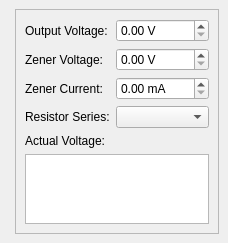
<?xml version="1.0" encoding="UTF-8"?>
<ui version="4.0">
 <class>OAScalerMain</class>
 <widget class="QMainWindow" name="OAScalerMain">
  <property name="geometry">
   <rect>
    <x>0</x>
    <y>0</y>
    <width>228</width>
    <height>242</height>
   </rect>
  </property>
  <property name="windowTitle">
   <string>OAScalerMain</string>
  </property>
  <widget class="QWidget" name="centralwidget">
   <layout class="QHBoxLayout" name="horizontalLayout">
    <item>
     <widget class="Schematic" name="scheme" native="true"/>
    </item>
    <item>
     <widget class="QFrame" name="properties">
      <property name="frameShape">
       <enum>QFrame::StyledPanel</enum>
      </property>
      <property name="frameShadow">
       <enum>QFrame::Raised</enum>
      </property>
      <layout class="QVBoxLayout" name="verticalLayout_2">
       <item>
        <layout class="QVBoxLayout" name="verticalLayout">
         <item>
          <layout class="QFormLayout" name="formLayout">
           <item row="0" column="0">
            <widget class="QLabel" name="voltageLabel">
             <property name="text">
              <string>Output Voltage:</string>
             </property>
            </widget>
           </item>
           <item row="0" column="1">
            <widget class="QDoubleSpinBox" name="outputVoltageSpinBox">
             <property name="suffix">
              <string notr="true"> V</string>
             </property>
            </widget>
           </item>
           <item row="1" column="0">
            <widget class="QLabel" name="label_5">
             <property name="sizePolicy">
              <sizepolicy hsizetype="Fixed" vsizetype="Preferred">
               <horstretch>0</horstretch>
               <verstretch>0</verstretch>
              </sizepolicy>
             </property>
             <property name="text">
              <string>Zener Voltage:</string>
             </property>
            </widget>
           </item>
           <item row="1" column="1">
            <widget class="QDoubleSpinBox" name="zenerVoltageSpinBox">
             <property name="sizePolicy">
              <sizepolicy hsizetype="Minimum" vsizetype="Fixed">
               <horstretch>0</horstretch>
               <verstretch>0</verstretch>
              </sizepolicy>
             </property>
             <property name="suffix">
              <string> V</string>
             </property>
            </widget>
           </item>
           <item row="2" column="0">
            <widget class="QLabel" name="label_4">
             <property name="text">
              <string>Zener Current:</string>
             </property>
            </widget>
           </item>
           <item row="2" column="1">
            <widget class="QDoubleSpinBox" name="zenerCurrentSpinBox">
             <property name="suffix">
              <string> mA</string>
             </property>
            </widget>
           </item>
           <item row="3" column="0">
            <widget class="QLabel" name="label_3">
             <property name="text">
              <string>Resistor Series:</string>
             </property>
            </widget>
           </item>
           <item row="3" column="1">
            <widget class="QComboBox" name="resistorSeriesComboBox"/>
           </item>
           <item row="4" column="0">
            <widget class="QLabel" name="label">
             <property name="text">
              <string>Actual Voltage:</string>
             </property>
            </widget>
           </item>
           <item row="4" column="1">
            <widget class="QLabel" name="actualVoltageLabel">
             <property name="sizePolicy">
              <sizepolicy hsizetype="Fixed" vsizetype="Preferred">
               <horstretch>0</horstretch>
               <verstretch>0</verstretch>
              </sizepolicy>
             </property>
             <property name="text">
              <string>&lt;none&gt;</string>
             </property>
            </widget>
           </item>
          </layout>
         </item>
         <item>
          <widget class="QTextBrowser" name="textBrowser"/>
         </item>
         <item>
          <spacer name="verticalSpacer">
           <property name="orientation">
            <enum>Qt::Vertical</enum>
           </property>
           <property name="sizeHint" stdset="0">
            <size>
             <width>148</width>
             <height>32</height>
            </size>
           </property>
          </spacer>
         </item>
        </layout>
       </item>
      </layout>
     </widget>
    </item>
   </layout>
  </widget>
 </widget>
 <customwidgets>
  <customwidget>
   <class>Schematic</class>
   <extends>QWidget</extends>
   <header>schematic.h</header>
   <container>1</container>
  </customwidget>
 </customwidgets>
 <resources/>
 <connections>
  <connection>
   <sender>zenerCurrentSpinBox</sender>
   <signal>valueChanged(double)</signal>
   <receiver>OAScalerMain</receiver>
   <slot>slotSomebodyChanged()</slot>
   <hints>
    <hint type="sourcelabel">
     <x>546</x>
     <y>77</y>
    </hint>
    <hint type="destinationlabel">
     <x>626</x>
     <y>126</y>
    </hint>
   </hints>
  </connection>
  <connection>
   <sender>zenerVoltageSpinBox</sender>
   <signal>valueChanged(double)</signal>
   <receiver>OAScalerMain</receiver>
   <slot>slotSomebodyChanged()</slot>
   <hints>
    <hint type="sourcelabel">
     <x>588</x>
     <y>30</y>
    </hint>
    <hint type="destinationlabel">
     <x>625</x>
     <y>47</y>
    </hint>
   </hints>
  </connection>
  <connection>
   <sender>outputVoltageSpinBox</sender>
   <signal>valueChanged(double)</signal>
   <receiver>OAScalerMain</receiver>
   <slot>slotSomebodyChanged()</slot>
   <hints>
    <hint type="sourcelabel">
     <x>575</x>
     <y>56</y>
    </hint>
    <hint type="destinationlabel">
     <x>628</x>
     <y>92</y>
    </hint>
   </hints>
  </connection>
  <connection>
   <sender>resistorSeriesComboBox</sender>
   <signal>currentIndexChanged(int)</signal>
   <receiver>OAScalerMain</receiver>
   <slot>slotSomebodyChanged()</slot>
   <hints>
    <hint type="sourcelabel">
     <x>513</x>
     <y>110</y>
    </hint>
    <hint type="destinationlabel">
     <x>625</x>
     <y>173</y>
    </hint>
   </hints>
  </connection>
 </connections>
 <slots>
  <slot>slotSomebodyChanged()</slot>
 </slots>
</ui>
